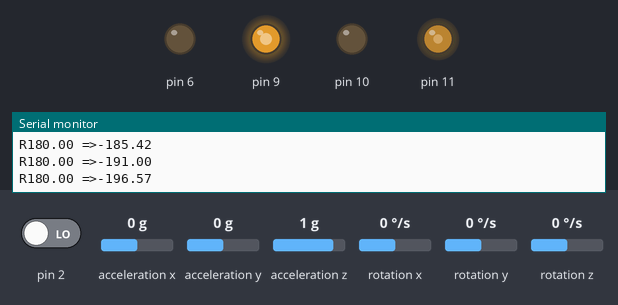
The sketch below on a simulated Arduino Uno, built with avr-gcc and run on an emulated ATmega328P. Shown: output pins drawn as LEDs (lit = HIGH), the last lines printed to the serial monitor. Inputs (shaded band) come from the test bench; at power-on: acceleration x 0 g, acceleration y 0 g, pin 2 LOW, acceleration z 1 g, rotation x 0 °/s, rotation y 0 °/s, rotation z 0 °/s. The sensor or clock chip raises its interrupt line as the real part does.

Above: at 1.7 s.
1.8 s: acceleration x set to -1.4 g
4.8 s: acceleration x set to 0 g
At 7.4 s:
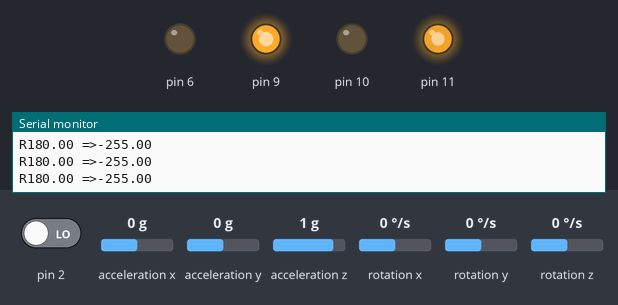
7.8 s: acceleration x set to -0.8 g
At 9.0 s:
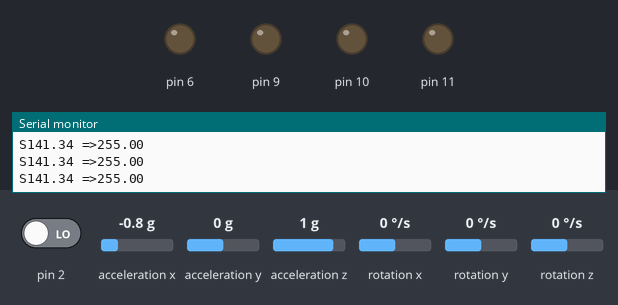
9.3 s: acceleration x set to 0.1 g
At 9.9 s:
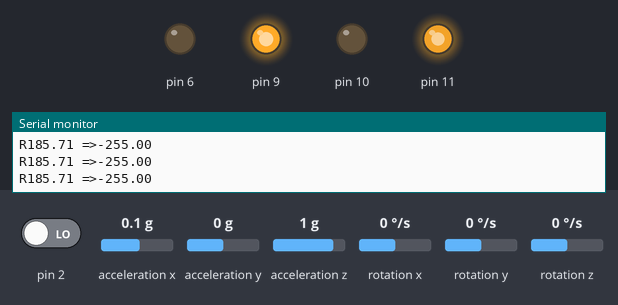
10.8 s: acceleration y set to -1.4 g
At 11.4 s:
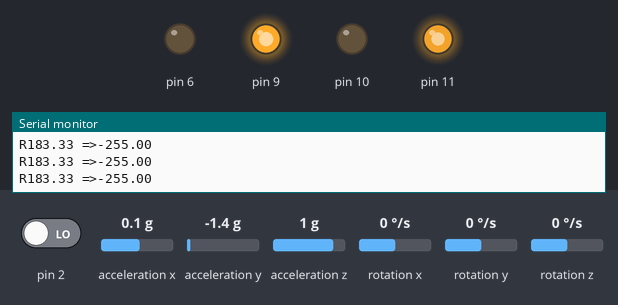
12.3 s: acceleration x set to -0.1 g
Timing chart, 0 to 16.3 s (numbered marks = the images above; inputs shaded):
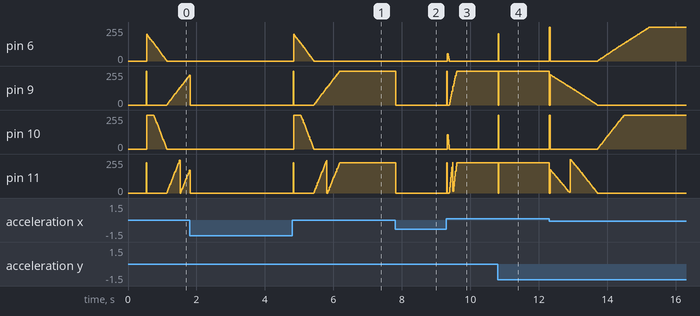

Measured:
- after the input at 4.8 s, pin 11: ramps from 0/255 to 246/255 and jumps back, once every 0.97 s
- after the input at 7.8 s, pin 9: 255/255 → 0/255 at once; pin 11: 228/255 → 0/255 at once
- after the input at 9.3 s, pin 6: 0/255 → 56/255 at once, → 36/255 0.02 s later, → 16/255 0.01 s later, → 0/255 0.02 s later; pin 10: 0/255 → 107/255 at once, → 69/255 0.02 s later, → 31/255 0.01 s later, → 0/255 0.02 s later; pin 11: ramps from 0/255 to 232/255 and jumps back, once every 0.16 s
- after the input at 10.8 s, pin 6: 0/255 → 206/255 at once, → 0/255 0.01 s later; pin 9: 255/255 → 0/255 at once, → 255/255 0.01 s later; pin 10: 0/255 → 255/255 at once, → 0/255 0.01 s later; pin 11: 228/255 → 0/255 at once, → 228/255 0.01 s later

The sketch:

equilibrista2.0.ino
```cpp
/*Arduino Self Balancing Robot
 * Code by: B.Aswinth Raj
 * Build on top of Lib: https://github.com/jrowberg/i2cdevlib/tree/master/Arduino/MPU6050
 * Website: circuitdigest.com
 */

#include "I2Cdev.h"
#include <PID_v1.h> //From https://github.com/br3ttb/Arduino-PID-Library/blob/master/PID_v1.h
#include "MPU6050_6Axis_MotionApps20.h" //https://github.com/jrowberg/i2cdevlib/tree/master/Arduino/MPU6050

MPU6050 mpu;

// MPU control/status vars
bool dmpReady = false;  // set true if DMP init was successful
uint8_t mpuIntStatus;   // holds actual interrupt status byte from MPU
uint8_t devStatus;      // return status after each device operation (0 = success, !0 = error)
uint16_t packetSize;    // expected DMP packet size (default is 42 bytes)
uint16_t fifoCount;     // count of all bytes currently in FIFO
uint8_t fifoBuffer[64]; // FIFO storage buffer

// orientation/motion vars
Quaternion q;           // [w, x, y, z]         quaternion container
VectorFloat gravity;    // [x, y, z]            gravity vector
float ypr[3];           // [yaw, pitch, roll]   yaw/pitch/roll container and gravity vector

/*********Tune these 4 values for your BOT*********/
double setpoint= 177.77; //177.77 set the value when the bot is perpendicular to ground using serial monitor.
//Read the project documentation on circuitdigest.com to learn how to set these values
double Kp = 20; //Set this first
double Kd = 1.2; //Set this secound
double Ki = 500; //Finally set this
/******End of values setting*********/

double input, output;
PID pid(&input, &output, &setpoint, Kp, Ki, Kd, DIRECT);

volatile bool mpuInterrupt = false;     // indicates whether MPU interrupt pin has gone high
void dmpDataReady()
{
    mpuInterrupt = true;
}

void setup() {
  Serial.begin(250000);

  // initialize device
    Serial.println(F("Initializing I2C devices..."));
    mpu.initialize();

     // verify connection
    Serial.println(F("Testing device connections..."));
    Serial.println(mpu.testConnection() ? F("MPU6050 connection successful") : F("MPU6050 connection failed"));

    // load and configure the DMP
    devStatus = mpu.dmpInitialize();


    // supply your own gyro offsets here, scaled for min sensitivity
    mpu.setXGyroOffset(200);
    mpu.setYGyroOffset(56);
    mpu.setZGyroOffset(-65);
    mpu.setZAccelOffset(1788);

      // make sure it worked (returns 0 if so)
    if (devStatus == 0)
    {
        // turn on the DMP, now that it's ready
        Serial.println(F("Enabling DMP..."));
        mpu.setDMPEnabled(true);

        // enable Arduino interrupt detection
        Serial.println(F("Enabling interrupt detection (Arduino external interrupt 0)..."));
        attachInterrupt(0, dmpDataReady, RISING);
        mpuIntStatus = mpu.getIntStatus();

        // set our DMP Ready flag so the main loop() function knows it's okay to use it
        Serial.println(F("DMP ready! Waiting for first interrupt..."));
        dmpReady = true;

        // get expected DMP packet size for later comparison
        packetSize = mpu.dmpGetFIFOPacketSize();

        //setup PID
        pid.SetMode(AUTOMATIC);
        pid.SetSampleTime(5);
        pid.SetOutputLimits(-255, 255);
    }
    else
    {
        // ERROR!
        // 1 = initial memory load failed
        // 2 = DMP configuration updates failed
        // (if it's going to break, usually the code will be 1)
        Serial.print(F("DMP Initialization failed (code "));
        Serial.print(devStatus);
        Serial.println(F(")"));
    }

//Initialise the Motor outpu pins
    pinMode (6, OUTPUT);
    pinMode (9, OUTPUT);
    pinMode (10, OUTPUT);
    pinMode (11, OUTPUT);

//By default turn off both the motors
    analogWrite(6,0);
    analogWrite(9,0);
    analogWrite(10,0);
    analogWrite(11,0);
}

void loop() {

    // if programming failed, don't try to do anything
    if (!dmpReady) return;

    // wait for MPU interrupt or extra packet(s) available
    while (!mpuInterrupt && fifoCount < packetSize)
    {
        //no mpu data - performing PID calculations and output to motors
        pid.Compute();

        //Print the value of Input and Output on serial monitor to check how it is working.
        Serial.print(input); Serial.print(" =>"); Serial.println(output);

        if (input>170 && input<200){//If the Bot is falling

        if (output>0) //Falling towards front
        Forward(); //Rotate the wheels forward
        else if (output<0) //Falling towards back
        Reverse(); //Rotate the wheels backward
        }
        else //If Bot not falling
        Stop(); //Hold the wheels still

    }

    // reset interrupt flag and get INT_STATUS byte
    mpuInterrupt = false;
    mpuIntStatus = mpu.getIntStatus();

    // get current FIFO count
    fifoCount = mpu.getFIFOCount();

    // check for overflow (this should never happen unless our code is too inefficient)
    if ((mpuIntStatus & 0x10) || fifoCount == 1024)
    {
        // reset so we can continue cleanly
        mpu.resetFIFO();
        Serial.println(F("FIFO overflow!"));

    // otherwise, check for DMP data ready interrupt (this should happen frequently)
    }
    else if (mpuIntStatus & 0x02)
    {
        // wait for correct available data length, should be a VERY short wait
        while (fifoCount < packetSize) fifoCount = mpu.getFIFOCount();

        // read a packet from FIFO
        mpu.getFIFOBytes(fifoBuffer, packetSize);

        // track FIFO count here in case there is > 1 packet available
        // (this lets us immediately read more without waiting for an interrupt)
        fifoCount -= packetSize;

        mpu.dmpGetQuaternion(&q, fifoBuffer); //get value for q
        mpu.dmpGetGravity(&gravity, &q); //get value for gravity
        mpu.dmpGetYawPitchRoll(ypr, &q, &gravity); //get value for ypr

        input = ypr[1] * 180/M_PI + 180;

   }
}

void Forward() //Code to rotate the wheel forward
{
    analogWrite(6,output);
    analogWrite(9,0);
    analogWrite(10,1.9*output);
    analogWrite(11,0);
    Serial.print("F"); //Debugging information

}

void Reverse() //Code to rotate the wheel Backward
{
    analogWrite(6,0);
    analogWrite(9,output*(-1));
    analogWrite(10,0);
    analogWrite(11,1.9*output*(-1));
    Serial.print("R");

}

void Stop() //Code to stop both the wheels
{
    analogWrite(6,0);
    analogWrite(9,0);
    analogWrite(10,0);
    analogWrite(11,0);
    Serial.print("S");

}
```
